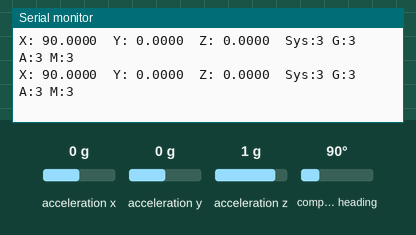
This sketch was run on a simulated Arduino Uno, built with avr-gcc and run on an emulated ATmega328P. Shown: the last lines printed to the serial monitor. The test bench sets the inputs (shaded band); at power-on: acceleration x 0 g, acceleration y 0 g, acceleration z 1 g, compass heading 90°.

Above: at 2.2 s.
2.3 s: acceleration x set to -1.4 g
At 2.36 s:
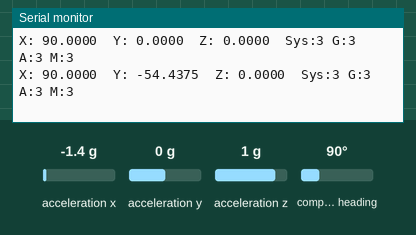
5.3 s: acceleration y set to -1.4 g
At 5.37 s:
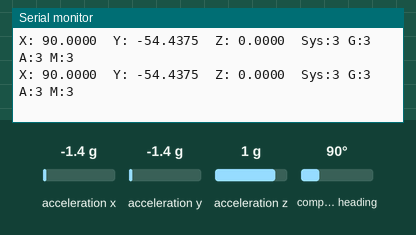
8.3 s: acceleration z set to -1.4 g
At 8.39 s:
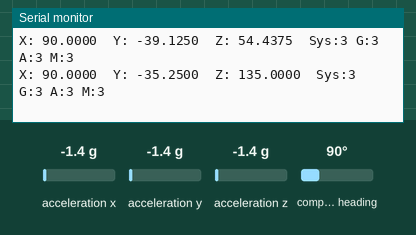
9.8 s: compass heading set to 7°
At 9.85 s:
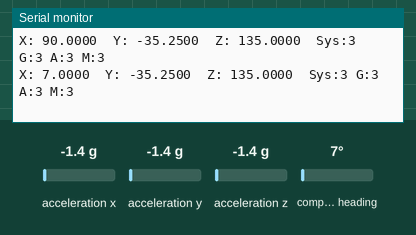
12.8 s: acceleration x set to 0 g
At 12.87 s:
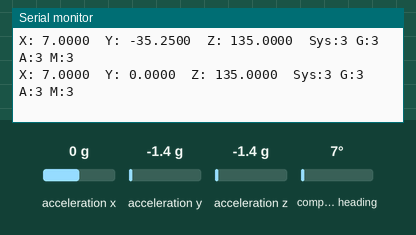
Timing chart, 0 to 15.8 s (numbered marks = the images above; inputs shaded):
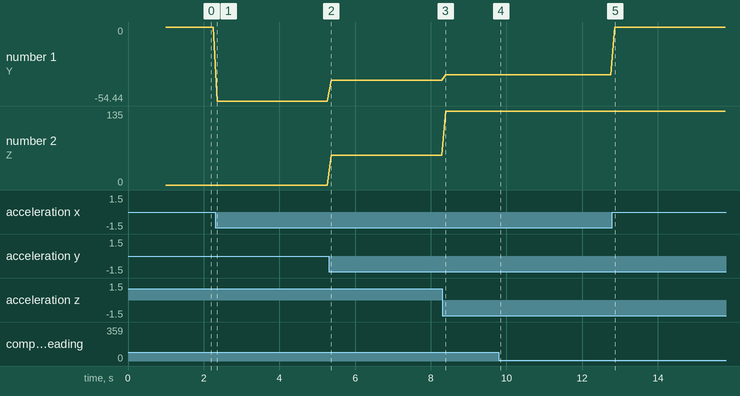

Measured:
- after the input at 2.3 s, the serial monitor: prints a new line after 0.05 s (image 1)
- after the input at 8.3 s, the serial monitor: prints a new line after 0.09 s (image 3)
- after the input at 9.8 s, the serial monitor: prints a new line after 0.05 s (image 4)
- after the input at 12.8 s, the serial monitor: prints a new line after 0.07 s (image 5)
- plotted number 1: 0 → -54.44 after the input at 2.3 s, -54.44 → -39.12 after the input at 5.3 s, -39.12 → -35.25 after the input at 8.3 s, -35.25 → 0 after the input at 12.8 s
- plotted number 2: 0 → 54.44 after the input at 5.3 s, 54.44 → 135 after the input at 8.3 s

The sketch:

canvas.ino
```cpp
#include <Adafruit_BNO055.h>
#include <Wire.h>
#include <Adafruit_Sensor.h>
#include <utility/imumaths.h>

/* Set the delay between fresh samples */
#define BNO055_SAMPLERATE_DELAY_MS (100)

// Check I2C device address and correct line below (by default address is 0x29 or 0x28)
//                                   id, address
Adafruit_BNO055 bno = Adafruit_BNO055(55, 0x28, &Wire);

/**************************************************************************/
/*
    Display sensor calibration status
*/
/**************************************************************************/
void displayCalStatus(void) {
  /* Get the four calibration values (0..3) */
  /* Any sensor data reporting 0 should be ignored, */
  /* 3 means 'fully calibrated" */
  uint8_t system, gyro, accel, mag;
  system = gyro = accel = mag = 0;
  bno.getCalibration(&system, &gyro, &accel, &mag);

  /* The data should be ignored until the system calibration is > 0 */
  Serial.print("\t");
  if (!system) {
    Serial.print("! ");
  }

  /* Display the individual values */
  Serial.print("Sys:");
  Serial.print(system, DEC);
  Serial.print(" G:");
  Serial.print(gyro, DEC);
  Serial.print(" A:");
  Serial.print(accel, DEC);
  Serial.print(" M:");
  Serial.print(mag, DEC);
}

void getData(void) {
  /* Get a new sensor event */
  sensors_event_t event;
  bno.getEvent(&event);

  /* Board layout:
         +----------+
         |         *| RST   PITCH  ROLL  HEADING
     ADR |*        *| SCL
     INT |*        *| SDA     ^            /->
     PS1 |*        *| GND     |            |
     PS0 |*        *| 3VO     Y    Z-->    \-X
         |         *| VIN
         +----------+
  */

  /* The WebSerial 3D Model Viewer expects data as heading, pitch, roll */
  // Serial.print(F("Orientation: "));
  // Serial.print(360 - (float)event.orientation.x);
  // Serial.print(F(", "));
  // Serial.print((float)event.orientation.y);
  // Serial.print(F(", "));
  // Serial.print((float)event.orientation.z);
  // Serial.println(F(""));

  /* The WebSerial 3D Model Viewer also expects data as roll, pitch, heading */
  // imu::Quaternion quat = bno.getQuat();

  // Serial.print(F("Quaternion: "));
  // Serial.print((float)quat.w(), 4);
  // Serial.print(F(", "));
  // Serial.print((float)quat.x(), 4);
  // Serial.print(F(", "));
  // Serial.print((float)quat.y(), 4);
  // Serial.print(F(", "));
  // Serial.print((float)quat.z(), 4);
  // Serial.println(F(""));

  /* Also send calibration data for each sensor. */
  uint8_t sys, gyro, accel, mag = 0;
  bno.getCalibration(&sys, &gyro, &accel, &mag);
  Serial.print(F("Calibration: "));
  Serial.print(sys, DEC);
  Serial.print(F(", "));
  Serial.print(gyro, DEC);
  Serial.print(F(", "));
  Serial.print(accel, DEC);
  Serial.print(F(", "));
  Serial.print(mag, DEC);
  Serial.println(F(""));

  delay(BNO055_SAMPLERATE_DELAY_MS);
}

void plane(void){
  sensors_event_t event;
  bno.getEvent(&event);

  // Realizar 3 verticales arriba y abajo
  Serial.print("\tZ: ");
  Serial.print(event.orientation.z, 4);

  // el movimiento empieza en 0

}

void canvas(void) {
  // Una vez calibrado se debe establecer el plano
  // Establecer el plano
  // 1) Probar haciendo circulos con tres parece suficiente
  // 2) Al hacer el movimiento del circulo se tomarán 3 puntos en intervalos de tiempo de 100 microsegundos
  // 3) Los puntos los tomaremos en coordenadas cartesianas x,y,z
  // 4) Todas las letras se escribiran en el plano virtual (canvas)
  // 5) 1. Concepto matemáticoPara encontrar la ecuación de este plano,
  //  necesitas:Dos vectores directores: Resta las coordenadas de un punto con los otros dos para formar los vectores \(\vec{AB} = B - A\) y \(\vec{AC} = C - A\).
  // Vector normal: Calcula el producto vectorial de ambos vectores \(\vec{n} = \vec{AB} \times \vec{AC}\), el cual será perpendicular al plano.
  // Ecuación del plano: Utiliza uno de los puntos (por ejemplo, A) y el vector normal para establecer que cualquier punto (x, y, z)
  // en el plano satisface la ecuación:\(\vec{n} \cdot ((x, y, z) - A) = 0\)

  // Cada vez que que el apuntador se encuentre sobre el plano debe de indicar que se encuentra sobre el plano
  // Se guarda en memoria el trazado

  // if(onCanvas){
  // Serial.Print(F("Esta sobre el plano"))
  //}else{
  //  Serial.Print(F("NO esta sobre el plano"))
  //}
  sensors_event_t event;
  bno.getEvent(&event);

  // Heading / Yaw: event.orientation.x (ranges from 0° to 360°)
  // Roll: event.orientation.y (ranges from -90° to +90° or -180° to +180° depending on implementation)
  // Pitch: event.orientation.z (ranges from -90° to +90° or -180° to +180°)

  /* Display the floating point data */
  Serial.print("X: ");
  Serial.print(event.orientation.x, 4);
  Serial.print("\tY: ");
  Serial.print(event.orientation.y, 4);
  Serial.print("\tZ: ");
  Serial.print(event.orientation.z, 4);


}


/**************************************************************************/
/*
    Arduino setup function (automatically called at startup)
*/
/**************************************************************************/
void setup(void) {
  Serial.begin(9600);

  while (!Serial) delay(10);  // wait for serial port to open!

  Serial.println("Orientation Sensor Test");
  Serial.println("");

  /* Initialise the sensor */
  if (!bno.begin()) {
    /* There was a problem detecting the BNO055 ... check your connections */
    Serial.print("Ooops, no BNO055 detected ... Check your wiring or I2C ADDR!");
    while (1)
      ;
  }

  delay(1000);

  bno.setExtCrystalUse(true);
}

/**************************************************************************/
/*
    Arduino loop function, called once 'setup' is complete (your own code
    should go here)
*/
/**************************************************************************/
void loop(void) {
  /* Get a new sensor event */
  sensors_event_t event;
  bno.getEvent(&event);

  /* Display the floating point data */
  Serial.print("X: ");
  Serial.print(event.orientation.x, 4);
  Serial.print("\tY: ");
  Serial.print(event.orientation.y, 4);
  Serial.print("\tZ: ");
  Serial.print(event.orientation.z, 4);

  /* Optional: Display calibration status */
  displayCalStatus();

  /* New line for the next sample */
  Serial.println("");

  /* Wait the specified delay before requesting nex data */
  delay(BNO055_SAMPLERATE_DELAY_MS);
}
```
